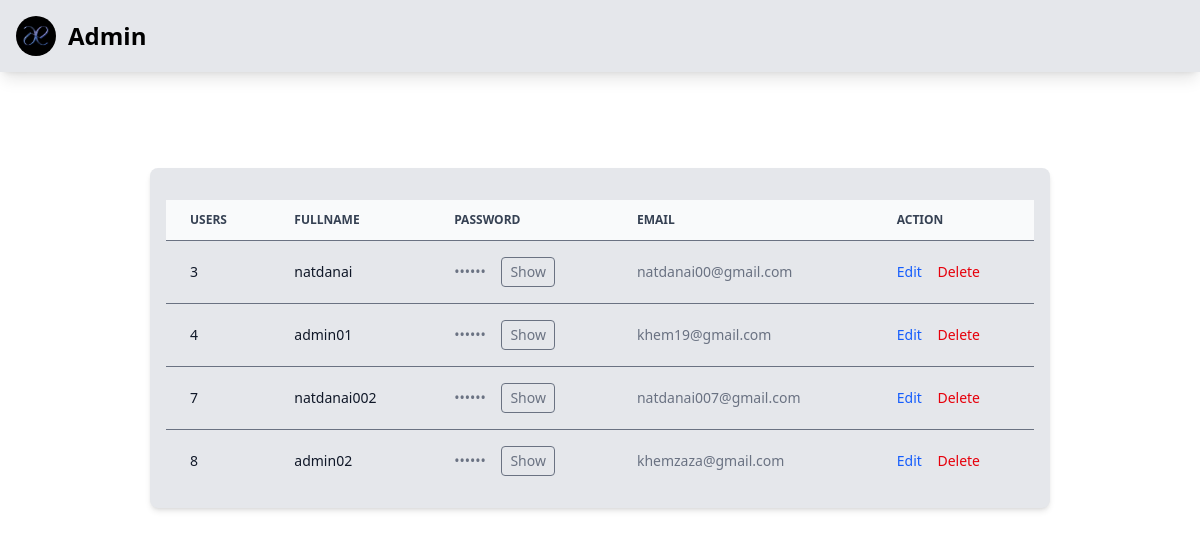
Screenshot of /admin.php (signed in) with the database file from the repository.
### tables this page shows
CREATE TABLE `users` (
  `id` int(11) NOT NULL,
  `fullname` varchar(255) NOT NULL,
  `password` varchar(255) NOT NULL,
  `email` varchar(255) NOT NULL,
  `phone` int(11) NOT NULL,
  `username` varchar(255) NOT NULL,
  `date` timestamp NOT NULL DEFAULT current_timestamp() ON UPDATE current_timestamp(),
  `role` enum('user','admin') NOT NULL DEFAULT 'user'
);

### admin.php (the view, shortened to what this page needs)
<?php
$host = "localhost";
$dbname = "pantip";
$dbuser = "root";
$dbpass = "";
try {
    $pdo = new PDO("mysql:host=$host;dbname=$dbname;charset=utf8", $dbuser, $dbpass, [
        PDO::ATTR_ERRMODE => PDO::ERRMODE_EXCEPTION
    ]);
} catch (PDOException $e) {
    die("DB connect error: " . $e->getMessage());
}
$stmt = $pdo->query("SELECT id, username, fullname, password, email FROM users");
$users = $stmt->fetchAll(PDO::FETCH_ASSOC);
function looks_like_hash($pwd)
{
    return false;
}
?>
<!DOCTYPE html>
<html lang="en">
<head>
    <script src="https://cdn.jsdelivr.net/npm/@tailwindcss/browser@4"></script>
</head>
<body class="bg-white">
    <nav class="bg-gray-200 shadow-lg w-full top-0 left-0">
        <div class="max-w-screen-xl flex flex-wrap items-center justify-between mx-auto p-4">
            <a href="#" class="flex items-center space-x-3 rtl:space-x-reverse">
                <img src="./asset/aespa.jpg" class="h-10 rounded-3xl" />
                <span class="self-center text-2xl font-semibold whitespace-nowrap dark:text-white">Admin</span>
            </a>
        </div>
    </nav>
    <div class="relative overflow-x-auto shadow-md sm:rounded-lg w-3/4 mx-auto mt-24 mb-10 bg-gray-200 p-4">
        <div class="flex flex-column sm:flex-row flex-wrap space-y-4 sm:space-y-0 items-center justify-between pb-4">
        </div>
        <table class="w-full text-sm text-left rtl:text-right text-gray-500 dark:text-gray-400">
            <thead class="text-xs text-gray-700 uppercase bg-gray-50 dark:bg-gray-700 dark:text-gray-400">
                <tr>
                    <th scope="col" class="px-6 py-3">
                        users
                    </th>
                    <th scope="col" class="px-6 py-3">
                        fullname
                    </th>
                    <th scope="col" class="px-6 py-3">
                        password
                    </th>
                    <th scope="col" class="px-6 py-3">
                        email
                    </th>
                    <th scope="col" class="px-6 py-3">
                        Action
                    </th>
                </tr>
            </thead>
            <tbody>
                <?php if (empty($users)) : ?>
                    <tr>
                        <td colspan="5" class="px-6 py-4 text-center">ไม่มีข้อมูลผู้ใช้</td>
                    </tr>
                <?php else: ?>
                    <?php foreach ($users as $user):
                        $is_hash = looks_like_hash($user['password']);
                    ?>
                        <tr class="border-t">
                            <td class="px-6 py-4 font-medium text-gray-900">
                                <?= htmlspecialchars($user['username']) ?>
                            </td>
                            <td class="px-6 py-4 font-medium text-gray-900">
                                <?= htmlspecialchars($user['fullname']) ?>
                            </td>
                            <td class="px-6 py-4">
                                <?php if ($is_hash): ?>
                                    <em>hashed (ไม่สามารถแสดง plaintext)</em>
                                <?php else: ?>
                                    <span class="pw-mask" id="mask-<?= $user['id'] ?>">
                                        <?= str_repeat('•', max(6, min(12, strlen($user['password'])))) ?>
                                    </span>
                                    <button
                                        class="ml-3 px-2 py-1 border rounded text-sm show-btn"
                                        data-id="<?= $user['id'] ?>">
                                        Show
                                    </button>
                                <?php endif; ?>
                            </td>
                            <td class="px-6 py-4">
                                <?= htmlspecialchars($user['email']) ?>
                            </td>
                            <td class="px-6 py-4">
                                <a href="edit.php?id=<?= urlencode($user['id']) ?>" class="text-blue-600 hover:underline mr-3">Edit</a>
                                <?php if ($is_hash): ?>
                                    <a href="reset_password.php?id=<?= urlencode($user['id']) ?>" class="text-orange-600 hover:underline"
                                        onclick="return confirm('จะส่งคำสั่งรีเซ็ตรหัสให้ผู้ใช้ (หรือเซ็ตรหัสใหม่) แน่ใจหรือไม่?');">
                                        Reset Password
                                    </a>
                                <?php else: ?>
                                    <a href="delete.php?id=<?= urlencode($user['id']) ?>" class="text-red-600 hover:underline"
                                        onclick="return confirm('คุณแน่ใจว่าจะลบผู้ใช้คนนี้หรือไม่?');">
                                        Delete
                                    </a>
                                <?php endif; ?>
                            </td>
                        </tr>
                    <?php endforeach; ?>
                <?php endif; ?>
            </tbody>
        </table>
    </div>
</body>
</html>

### rows the page displays
users: username "3", fullname "natdanai", password "••••••", email "natdanai00@gmail.com"
users: username "4", fullname "admin01", password "••••••", email "khem19@gmail.com"
users: username "7", fullname "natdanai002", password "••••••", email "natdanai007@gmail.com"
users: username "8", fullname "admin02", password "••••••", email "khemzaza@gmail.com"
